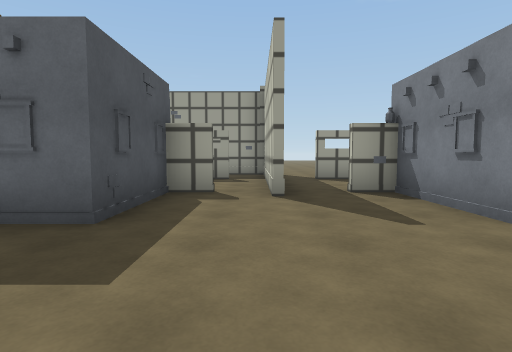
[1] (above)

24 first-person views from a walk through a 3-D level made in the Unity game engine. The camera is 1.2 m above the floor, tilts 4° down and sees 80° across. The floor is counted in squares, 2 m on a side. Each view is taken from the middle of a square. On the plan, view 1 faces up. The plan holds only what a view shows up to about 9 squares ahead; the rest is blank. The place goes on beyond the plan. The player is left out. Some animated figures are not drawn. Surface patterns are stand-ins for the level's own textures.

[2]
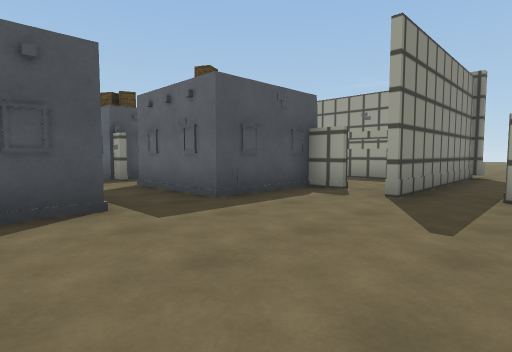

[3]
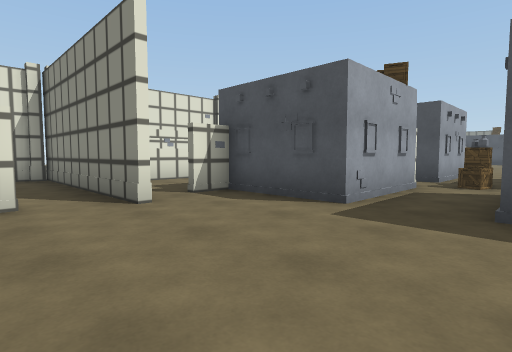

[4]
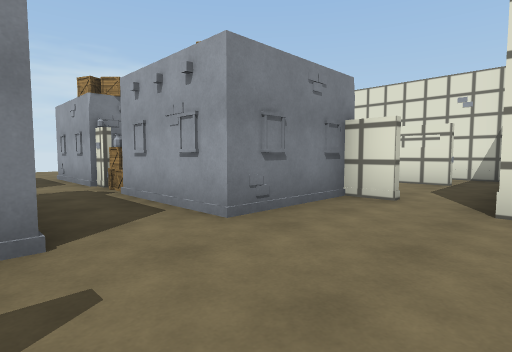

[5]
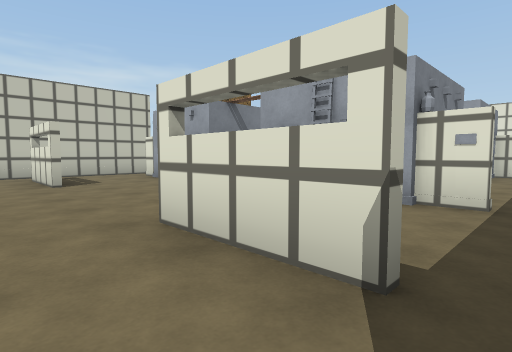

[6]
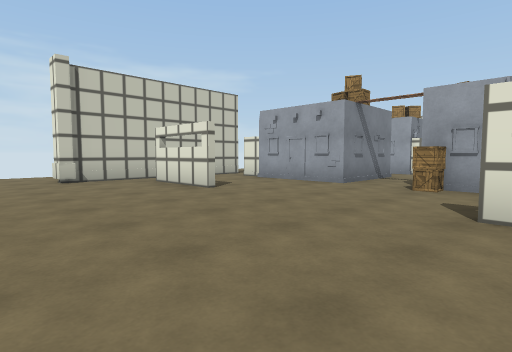

[7]
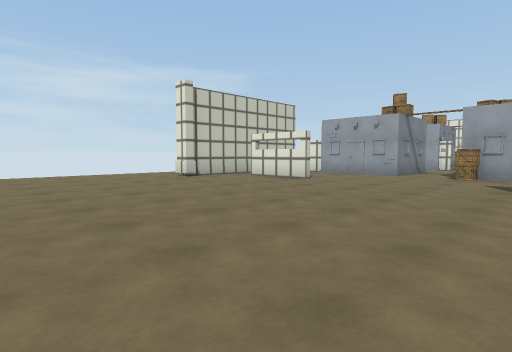

[8]
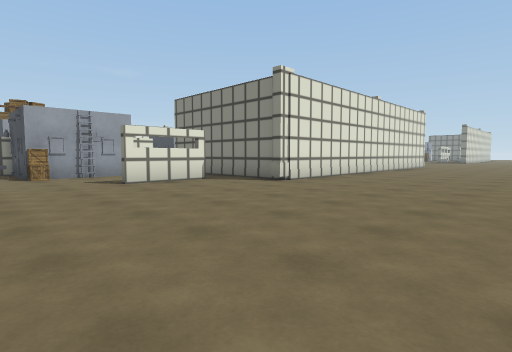

[9]
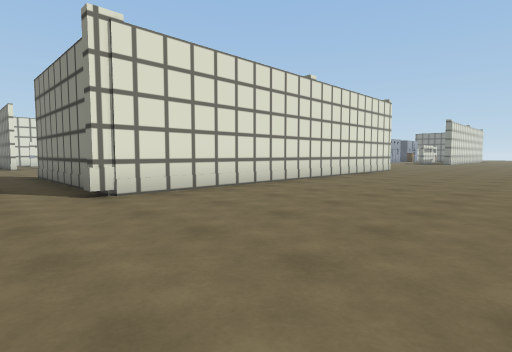

[10]
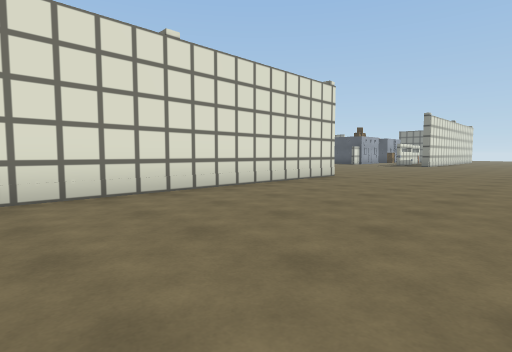

[11]
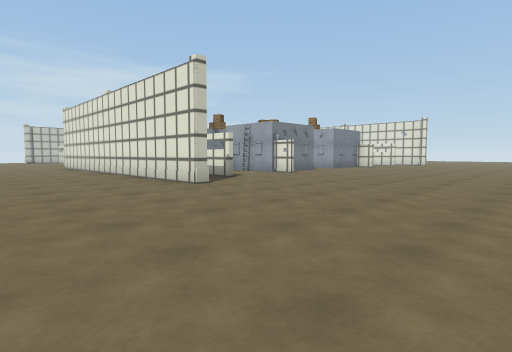

[12]
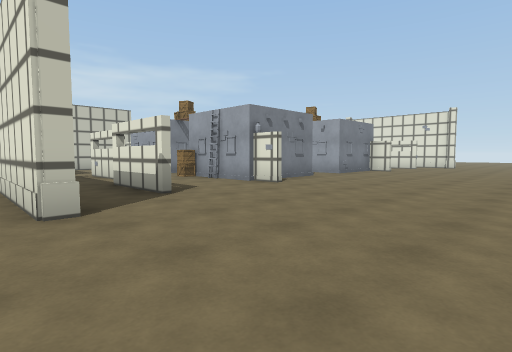

[13]
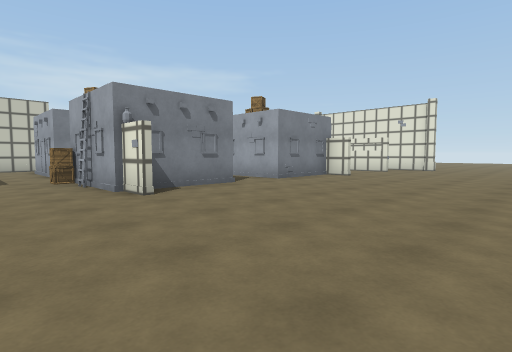

[14]
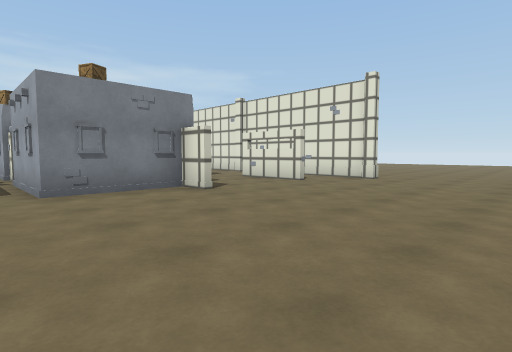

[15]
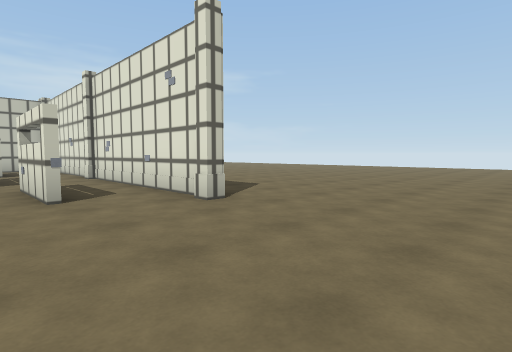

[16]
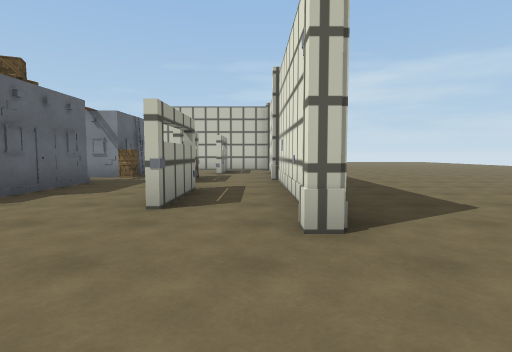

[17]
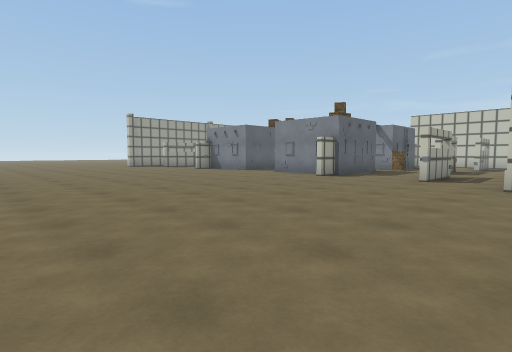

[18]
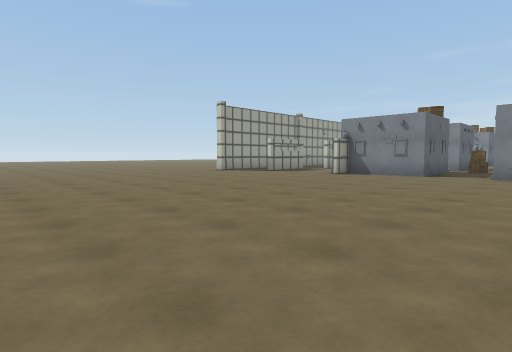

[19]
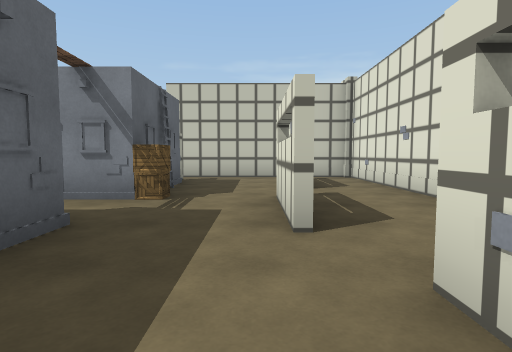

[20]
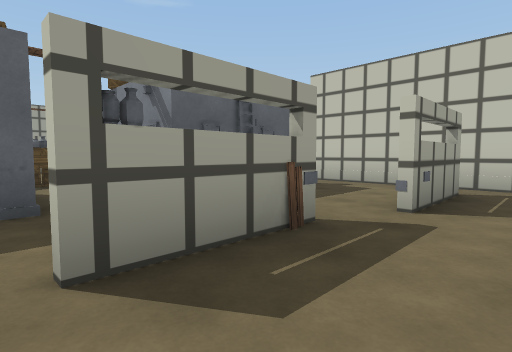

[21]
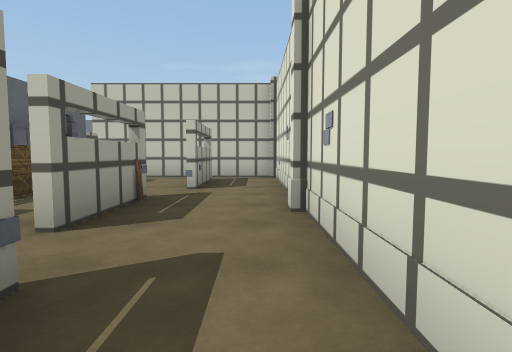

[22]
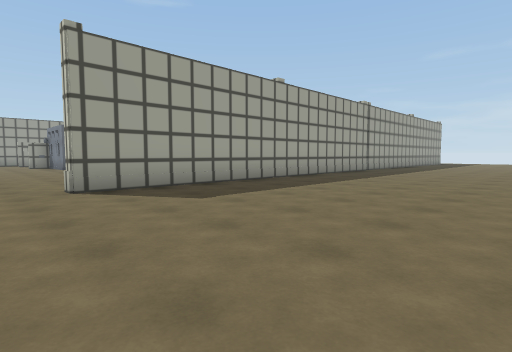

[23]
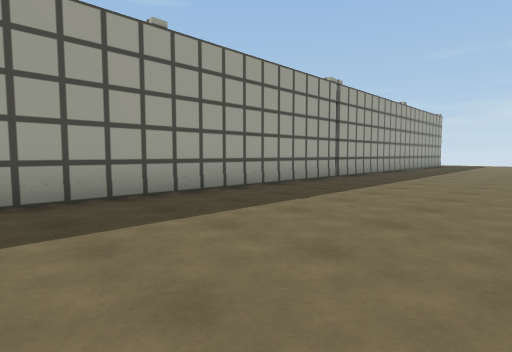

[24]
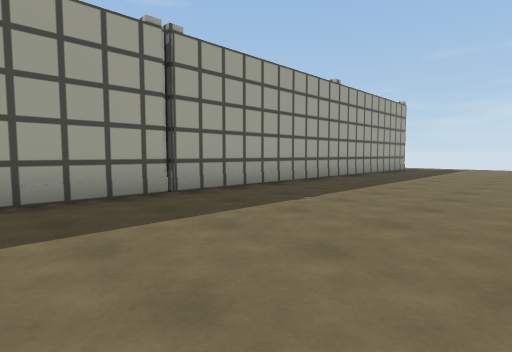

### Floor plan
Key: @ floor where view 1 was taken; # wall or solid block; x gap in a wall; . floor; B building; A box; O other object.
Columns run from 17 left of view 1 to 12 right of it. Each row starts with its distance up from view 1.
 14           ................
 13   ............................
 12   ............................
 11  .............................
 10  .............................
  9  .......##### ### ..........#.
  8  ........##....###.##....##.#
  7  ...........# ...#..........#
  6  ..........A.....#....A.....#
  5 .........O#A B##x#.O##A.B##.
  4 .........##   ##....  ..
  3 .........B######....B  .
  2 ............O.............
  1 .........###. ##....##AO#B
  0 .........###.###.@..  ..
 -1  ........B##.B####.#  B
 -2  ............A...#..
 -3  ...........OOO..#..
 -4  .......O#O....O##.O
 -5  ................#..
 -6  .......############   ##
 -7     ......................
 -8     .......................
 -9      ......................
-10      ................
-11      ..........

Positions as (right, up) in squares from view 1, and headings:
1: (0, 0), facing up
2: (2, 0), facing up-left
3: (2, 3), facing down-left
4: (0, 3), facing down-right
5: (1, 9), facing down-right
6: (3, 11), facing down-right
7: (3, 14), facing down-right
8: (6, 14), facing down-left
9: (2, 14), facing down-left
10: (-2, 14), facing down-left
11: (-15, 13), facing down-right
12: (-13, 10), facing down-right
13: (-13, 7), facing down-right
14: (-13, 2), facing down-right
15: (-13, -3), facing down-right
16: (-12, -5), facing right
17: (-16, -6), facing up-right
18: (-17, 0), facing up-right
19: (-8, -3), facing right
20: (-6, -5), facing up-right
21: (-8, -5), facing right
22: (-11, -11), facing up-right
23: (-7, -10), facing up-right
24: (-2, -10), facing up-right
